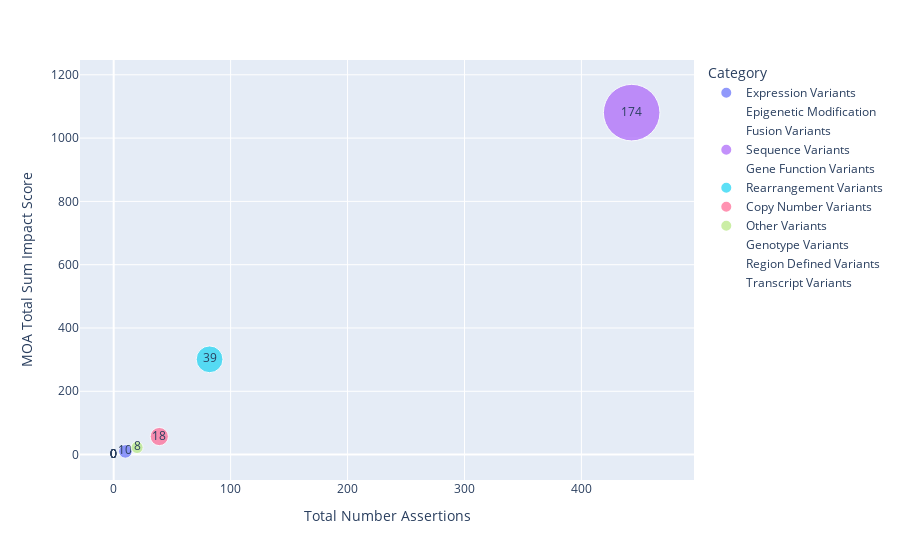

Notebook cell for this chart:
### Markdown cell above
The scatterplot below shows the relationship between the Not Suported variant sub category impact score and the number of assertions (evidence items) associated with features (variants) in each sub category. Additionally, the sizes of the data point represent the number of features (variants) in each sub category.

### Code cell
fig2 = px.scatter(
    data_frame=not_supported_feature_impact_df,
    x="Total Number Assertions",
    y="MOA Total Sum Impact Score",
    size="Total Number Features",
    size_max=40,
    text="Total Number Features",
    color="Category",
)
fig2.show()

### Figure 1 — Plotly figure (JSON) as saved in the notebook; plotly's stock layout.template omitted (floating-point values rounded to 4 significant figures)
{"data": [{"hovertemplate": "Category=Expression Variants<br>Total Number Assertions=%{x}<br>MOA Total Sum Impact Score=%{y}<br>Total Number Features=%{text}<extra></extra>", "legendgroup": "Expression Variants", "marker": {"color": "#636efa", "size": [10], "sizemode": "area", "sizeref": 0.1087, "symbol": "circle"}, "mode": "markers+text", "name": "Expression Variants", "orientation": "v", "showlegend": true, "text": [10], "type": "scatter", "x": [10], "xaxis": "x", "y": [10], "yaxis": "y"}, {"hovertemplate": "Category=Epigenetic Modification<br>Total Number Assertions=%{x}<br>MOA Total Sum Impact Score=%{y}<br>Total Number Features=%{text}<extra></extra>", "legendgroup": "Epigenetic Modification", "marker": {"color": "#EF553B", "size": [0], "sizemode": "area", "sizeref": 0.1087, "symbol": "circle"}, "mode": "markers+text", "name": "Epigenetic Modification", "orientation": "v", "showlegend": true, "text": [0], "type": "scatter", "x": [0], "xaxis": "x", "y": [0], "yaxis": "y"}, {"hovertemplate": "Category=Fusion Variants<br>Total Number Assertions=%{x}<br>MOA Total Sum Impact Score=%{y}<br>Total Number Features=%{text}<extra></extra>", "legendgroup": "Fusion Variants", "marker": {"color": "#00cc96", "size": [0], "sizemode": "area", "sizeref": 0.1087, "symbol": "circle"}, "mode": "markers+text", "name": "Fusion Variants", "orientation": "v", "showlegend": true, "text": [0], "type": "scatter", "x": [0], "xaxis": "x", "y": [0], "yaxis": "y"}, {"hovertemplate": "Category=Sequence Variants<br>Total Number Assertions=%{x}<br>MOA Total Sum Impact Score=%{y}<br>Total Number Features=%{text}<extra></extra>", "legendgroup": "Sequence Variants", "marker": {"color": "#ab63fa", "size": [174], "sizemode": "area", "sizeref": 0.1087, "symbol": "circle"}, "mode": "markers+text", "name": "Sequence Variants", "orientation": "v", "showlegend": true, "text": [174], "type": "scatter", "x": [443], "xaxis": "x", "y": [1080.0], "yaxis": "y"}, {"hovertemplate": "Category=Gene Function Variants<br>Total Number Assertions=%{x}<br>MOA Total Sum Impact Score=%{y}<br>Total Number Features=%{text}<extra></extra>", "legendgroup": "Gene Function Variants", "marker": {"color": "#FFA15A", "size": [0], "sizemode": "area", "sizeref": 0.1087, "symbol": "circle"}, "mode": "markers+text", "name": "Gene Function Variants", "orientation": "v", "showlegend": true, "text": [0], "type": "scatter", "x": [0], "xaxis": "x", "y": [0], "yaxis": "y"}, {"hovertemplate": "Category=Rearrangement Variants<br>Total Number Assertions=%{x}<br>MOA Total Sum Impact Score=%{y}<br>Total Number Features=%{text}<extra></extra>", "legendgroup": "Rearrangement Variants", "marker": {"color": "#19d3f3", "size": [39], "sizemode": "area", "sizeref": 0.1087, "symbol": "circle"}, "mode": "markers+text", "name": "Rearrangement Variants", "orientation": "v", "showlegend": true, "text": [39], "type": "scatter", "x": [82], "xaxis": "x", "y": [301], "yaxis": "y"}, {"hovertemplate": "Category=Copy Number Variants<br>Total Number Assertions=%{x}<br>MOA Total Sum Impact Score=%{y}<br>Total Number Features=%{text}<extra></extra>", "legendgroup": "Copy Number Variants", "marker": {"color": "#FF6692", "size": [18], "sizemode": "area", "sizeref": 0.1087, "symbol": "circle"}, "mode": "markers+text", "name": "Copy Number Variants", "orientation": "v", "showlegend": true, "text": [18], "type": "scatter", "x": [39], "xaxis": "x", "y": [57], "yaxis": "y"}, {"hovertemplate": "Category=Other Variants<br>Total Number Assertions=%{x}<br>MOA Total Sum Impact Score=%{y}<br>Total Number Features=%{text}<extra></extra>", "legendgroup": "Other Variants", "marker": {"color": "#B6E880", "size": [8], "sizemode": "area", "sizeref": 0.1087, "symbol": "circle"}, "mode": "markers+text", "name": "Other Variants", "orientation": "v", "showlegend": true, "text": [8], "type": "scatter", "x": [20], "xaxis": "x", "y": [22.5], "yaxis": "y"}, {"hovertemplate": "Category=Genotype Variants<br>Total Number Assertions=%{x}<br>MOA Total Sum Impact Score=%{y}<br>Total Number Features=%{text}<extra></extra>", "legendgroup": "Genotype Variants", "marker": {"color": "#FF97FF", "size": [0], "sizemode": "area", "sizeref": 0.1087, "symbol": "circle"}, "mode": "markers+text", "name": "Genotype Variants", "orientation": "v", "showlegend": true, "text": [0], "type": "scatter", "x": [0], "xaxis": "x", "y": [0], "yaxis": "y"}, {"hovertemplate": "Category=Region Defined Variants<br>Total Number Assertions=%{x}<br>MOA Total Sum Impact Score=%{y}<br>Total Number Features=%{text}<extra></extra>", "legendgroup": "Region Defined Variants", "marker": {"color": "#FECB52", "size": [0], "sizemode": "area", "sizeref": 0.1087, "symbol": "circle"}, "mode": "markers+text", "name": "Region Defined Variants", "orientation": "v", "showlegend": true, "text": [0], "type": "scatter", "x": [0], "xaxis": "x", "y": [0], "yaxis": "y"}, {"hovertemplate": "Category=Transcript Variants<br>Total Number Assertions=%{x}<br>MOA Total Sum Impact Score=%{y}<br>Total Number Features=%{text}<extra></extra>", "legendgroup": "Transcript Variants", "marker": {"color": "#636efa", "size": [0], "sizemode": "area", "sizeref": 0.1087, "symbol": "circle"}, "mode": "markers+text", "name": "Transcript Variants", "orientation": "v", "showlegend": true, "text": [0], "type": "scatter", "x": [0], "xaxis": "x", "y": [0], "yaxis": "y"}], "layout": {"legend": {"itemsizing": "constant", "title": {"text": "Category"}, "tracegroupgap": 0}, "margin": {"t": 60}, "xaxis": {"anchor": "y", "domain": [0, 1], "title": {"text": "Total Number Assertions"}}, "yaxis": {"anchor": "x", "domain": [0, 1], "title": {"text": "MOA Total Sum Impact Score"}}}}
